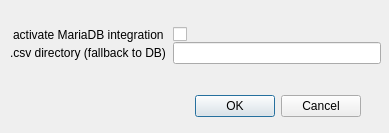
<?xml version="1.0" encoding="UTF-8"?>
<ui version="4.0">
 <class>settings_dialog</class>
 <widget class="QDialog" name="settings_dialog">
  <property name="geometry">
   <rect>
    <x>0</x>
    <y>0</y>
    <width>389</width>
    <height>133</height>
   </rect>
  </property>
  <property name="windowTitle">
   <string>settings</string>
  </property>
  <widget class="QDialogButtonBox" name="settings_buttons">
   <property name="geometry">
    <rect>
     <x>160</x>
     <y>90</y>
     <width>201</width>
     <height>32</height>
    </rect>
   </property>
   <property name="orientation">
    <enum>Qt::Orientation::Horizontal</enum>
   </property>
   <property name="standardButtons">
    <set>QDialogButtonBox::StandardButton::Cancel|QDialogButtonBox::StandardButton::Ok</set>
   </property>
  </widget>
  <widget class="QWidget" name="formLayoutWidget">
   <property name="geometry">
    <rect>
     <x>10</x>
     <y>10</y>
     <width>371</width>
     <height>71</height>
    </rect>
   </property>
   <layout class="QFormLayout" name="formLayout">
    <property name="fieldGrowthPolicy">
     <enum>QFormLayout::FieldGrowthPolicy::AllNonFixedFieldsGrow</enum>
    </property>
    <property name="labelAlignment">
     <set>Qt::AlignmentFlag::AlignCenter</set>
    </property>
    <property name="formAlignment">
     <set>Qt::AlignmentFlag::AlignCenter</set>
    </property>
    <property name="horizontalSpacing">
     <number>7</number>
    </property>
    <property name="verticalSpacing">
     <number>0</number>
    </property>
    <property name="leftMargin">
     <number>0</number>
    </property>
    <item row="0" column="0">
     <widget class="QLabel" name="label_mariadb_activated">
      <property name="text">
       <string>activate MariaDB integration</string>
      </property>
     </widget>
    </item>
    <item row="0" column="1">
     <widget class="QCheckBox" name="checkbox_mariadb_activated">
      <property name="text">
       <string notr="true"/>
      </property>
     </widget>
    </item>
    <item row="1" column="0">
     <widget class="QLabel" name="label_csv_path">
      <property name="text">
       <string>.csv directory (fallback to DB)</string>
      </property>
     </widget>
    </item>
    <item row="1" column="1">
     <widget class="QLineEdit" name="lineEdit_csv_path"/>
    </item>
   </layout>
  </widget>
 </widget>
 <resources/>
 <connections>
  <connection>
   <sender>settings_buttons</sender>
   <signal>accepted()</signal>
   <receiver>settings_dialog</receiver>
   <slot>accept()</slot>
   <hints>
    <hint type="sourcelabel">
     <x>248</x>
     <y>254</y>
    </hint>
    <hint type="destinationlabel">
     <x>157</x>
     <y>274</y>
    </hint>
   </hints>
  </connection>
  <connection>
   <sender>settings_buttons</sender>
   <signal>rejected()</signal>
   <receiver>settings_dialog</receiver>
   <slot>reject()</slot>
   <hints>
    <hint type="sourcelabel">
     <x>316</x>
     <y>260</y>
    </hint>
    <hint type="destinationlabel">
     <x>286</x>
     <y>274</y>
    </hint>
   </hints>
  </connection>
 </connections>
</ui>
